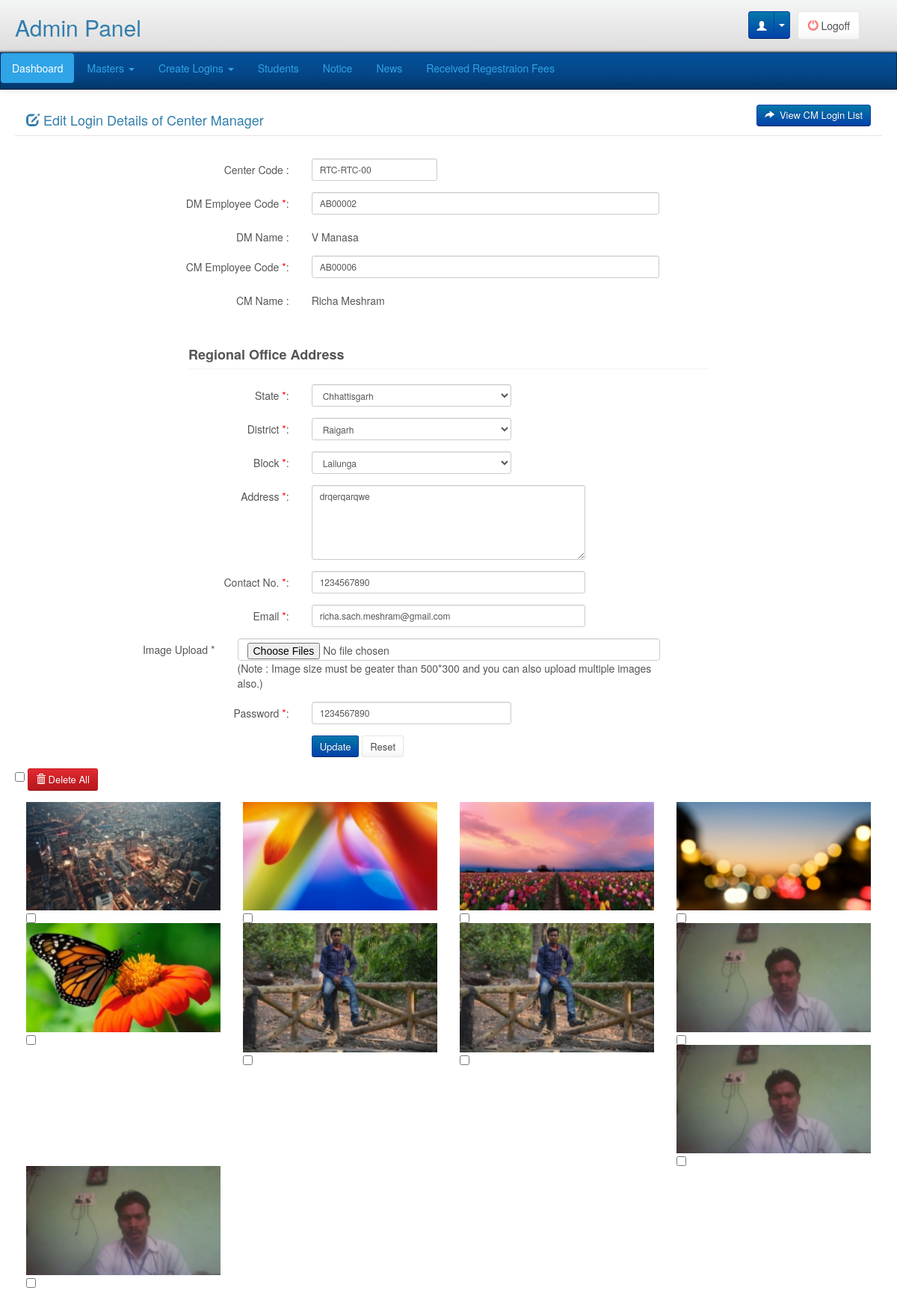
The page /adminpanel/cm-login/edit_cm.php?id=5 (signed in) on the database its author committed.
### tables this page shows
CREATE TABLE `cm_login` (
  `CM_Id` smallint(6) NOT NULL,
  `Center_Code` varchar(10) NOT NULL,
  `DM_Emp_Code` varchar(75) NOT NULL,
  `CM_Emp_Code` varchar(75) NOT NULL,
  `CM_State` tinyint(4) NOT NULL,
  `CM_District` smallint(6) NOT NULL,
  `CM_Block` int(11) NOT NULL,
  `CM_Address` varchar(300) NOT NULL,
  `CM_Password` varchar(50) NOT NULL,
  `CM_Status` tinyint(4) NOT NULL,
  `CM_Contact_No` varchar(15) NOT NULL,
  `CM_Emaill` varchar(50) NOT NULL
);

CREATE TABLE `employee_master` (
  `EMP_Id` mediumint(9) NOT NULL,
  `EMP_Code` varchar(75) NOT NULL,
  `EMP_Name` varchar(75) NOT NULL,
  `DOJ` date NOT NULL,
  `EMP_Designation` varchar(75) NOT NULL,
  `EMP_Image` varchar(75) NOT NULL,
  `State_Id` tinyint(4) NOT NULL,
  `District_Id` smallint(6) NOT NULL,
  `Block_Id` int(11) NOT NULL,
  `EMP_Address` varchar(300) NOT NULL,
  `EMP_Contact` varchar(15) NOT NULL,
  `EMP_Email` varchar(50) NOT NULL,
  `EMP_Salary` int(11) NOT NULL,
  `Posting_Place` varchar(50) NOT NULL,
  `Duty_Time` varchar(50) NOT NULL,
  `Visiting_Date_Place` varchar(50) NOT NULL,
  `emp_sign` varchar(100) NOT NULL COMMENT '//emp signature_name',
  `Paymenr_Record` text NOT NULL,
  `Perfromance` text NOT NULL
);

CREATE TABLE `state_master` (
  `State_Id` tinyint(4) NOT NULL,
  `State_Name` varchar(100) NOT NULL
);

CREATE TABLE `district_master` (
  `District_Id` smallint(6) NOT NULL,
  `State_Id` tinyint(4) NOT NULL,
  `District_Name` varchar(100) NOT NULL
);

CREATE TABLE `block_master` (
  `Block_Id` int(11) NOT NULL,
  `Block_Name` varchar(50) NOT NULL,
  `District_Id` smallint(6) NOT NULL
);

CREATE TABLE `cm_image_gallery` (
  `S_NO` int(11) NOT NULL,
  `CM_Image` varchar(100) NOT NULL,
  `CM_Id` int(11) NOT NULL
);

### libraries/classes/DBConn.php (called while the page is built, shortened)
<?php
class DBConn  extends Conn {
	 function ExecuteQuery($userQuery)
	{
		$result= mysql_query($userQuery);
                $num_fields = mysql_num_fields($result);
				$obj = array();
				$x=1;
				while($row=mysql_fetch_array($result)){
				  for($j=0;$j<$num_fields;$j++){
					 $name = mysql_field_name($result, $j);
					 $obj[$x][$name]=$row[$name];
					}
					$x++;
					}
     return $obj;
	}
}
?>

### adminpanel/cm-login/edit_cm.php (the view, shortened to what this page needs)
<?php
require_once(PATH_LIBRARIES.'/classes/DBConn.php');
include(PATH_ADMIN_INCLUDE.'/header.php');
$db = new DBConn();
$getdmlogin=$db->ExecuteQuery("SELECT CM_Id, Center_Code, DM_Emp_Code, CM_Emp_Code, CM_Address, e.EMP_Name AS CEMP_Name, em.EMP_Name AS DEMP_Name, CM_Password, CM_Block, CM_District, CM_State,CM_Contact_No,CM_Emaill
FROM cm_login cm
LEFT JOIN employee_master e ON cm.CM_Emp_Code = e.EMP_Code
LEFT JOIN employee_master em ON cm.DM_Emp_Code = em.EMP_Code
WHERE cm.CM_Id = ".$_GET['id']);
$getStates=$db->ExecuteQuery("SELECT * FROM state_master ");
$getDistrict=$db->ExecuteQuery("SELECT District_Id, District_Name FROM district_master WHERE State_Id=".$getdmlogin[1]['CM_State']);
$getBlocks=$db->ExecuteQuery("SELECT Block_Id, Block_Name FROM block_master WHERE District_Id=".$getdmlogin[1]['CM_District']);
$sql_image="SELECT CM_Image,S_NO FROM cm_image_gallery WHERE CM_Id = ".$_GET['id'];
$getAllimage=$db->ExecuteQuery($sql_image);
?>
<div class="main">
  <div class="page-title">
    <div>
      <div class="col-lg-5 pull-left">
        <h4><i class="glyphicon glyphicon-edit"></i> Edit Login Details of Center Manager</h4>
      </div>
      <div class="col-lg-5 pull-right text-right">
      	<span class="hidden-phone" style="margin-left: 15px; margin-top: 3px;"><a class="btn btn-primary" href="index.php"><i class="glyphicon glyphicon-share-alt"></i> View CM Login List</a></span>
      </div>
    </div>
    <div class="clearfix">&nbsp;</div>
  </div>
  <div class="clear formbgstyle">
    <form class="form-horizontal" role="form" id="editCm" method="post">
      <div>
        <div class="form-group">
          <label class="control-label col-sm-4 mandatory" for="centercode">Center Code :</label>
          <div class="col-sm-2">
            <input type="text" class="form-control input-sm" id="centercode" name="centercode" placeholder="Ex: AB00001" value="<?php echo $getdmlogin[1]['Center_Code']; ?>" />
          </div>
        </div>
        <div class="form-group">
          <label class="control-label col-sm-4 mandatory" for="d_emp_code">DM Employee Code <span>*</span>:</label>
          <div class="col-sm-5">
            <input type="text" class="form-control input-sm" id="d_emp_code" name="d_emp_code" placeholder="Ex: AB00001" value="<?php echo $getdmlogin[1]['DM_Emp_Code']; ?>" />
          </div>
        </div>
        <div class="form-group" id="dempNameBlk">
          <label class="control-label col-sm-4 mandatory" for="d_emp_name">DM Name :</label>
          <div class="col-sm-5 control-label">
            <div id="dEmpName" class="text-left"><?php echo $getdmlogin[1]['DEMP_Name'] ?></div>
          </div>
        </div>
        <div class="form-group">
          <label class="control-label col-sm-4 mandatory" for="c_emp_code">CM Employee Code <span>*</span>:</label>
          <div class="col-sm-5">
            <input type="text" class="form-control input-sm" id="c_emp_code" name="c_emp_code" placeholder="Ex: AB00001" value="<?php echo $getdmlogin[1]['CM_Emp_Code']; ?>" />
          </div>
        </div>
        <div class="form-group" id="cempNameBlk">
          <label class="control-label col-sm-4 mandatory" for="c_emp_name">CM Name :</label>
          <div class="col-sm-5 control-label">
            <div id="cEmpName" class="text-left"><?php echo $getdmlogin[1]['CEMP_Name'] ?></div>
          </div>
        </div>
        <div class="small-headings"><strong>Regional Office Address</strong></div>
        <div class="form-group">
          <label class="control-label col-sm-4 mandatory" for="state">State <span>*</span>:</label>
          <div class="col-sm-3">
            <select name="state" id="state" class="form-control input-sm" >
			  <?php foreach($getStates as $getStatesVal){ ?>
              <option <?php if($getStatesVal['State_Id']==$getdmlogin[1]['CM_State']){echo 'selected="selected"';}?> value="<?php echo $getStatesVal['State_Id']; ?>"><?php echo $getStatesVal['State_Name']; ?></option>
              <?php } ?>
            </select>
          </div>
        </div>
        <div class="form-group">
          <label class="control-label col-sm-4 mandatory" for="district">District <span>*</span>:</label>
          <div class="col-sm-3">
            <select name="district" id="district" class="form-control input-sm" >
              <?php foreach($getDistrict as $getDistrictVal){ ?>
              <option <?php if($getDistrictVal['District_Id']==$getdmlogin[1]['CM_District']){echo "selected";}?> value="<?php echo $getDistrictVal['District_Id']; ?>"><?php echo $getDistrictVal['District_Name']; ?></option>
              <?php } ?>
            </select>
          </div>
        </div>
        <div class="form-group">
          <label class="control-label col-sm-4 mandatory" for="block">Block <span>*</span>:</label>
          <div class="col-sm-3">
            <select name="block" id="block" class="form-control input-sm" >
              <?php foreach($getBlocks as $getBlocksVal){ ?>
              <option <?php if($getBlocksVal['Block_Id']==$getdmlogin[1]['CM_Block']){echo "selected";}?> value="<?php echo $getBlocksVal['Block_Id']; ?>"><?php echo $getBlocksVal['Block_Name']; ?></option>
              <?php } ?>
            </select>
          </div>
        </div>
        <div class="form-group">
          <label class="control-label col-sm-4 mandatory" for="address">Address <span>*</span>:</label>
          <div class="col-sm-4">
            <textarea  class="form-control input-sm txtarea" id="address" name="address" placeholder="Address"><?php echo $getdmlogin[1]['CM_Address'] ?></textarea>
          </div>
        </div>
        <div class="form-group">
          <label class="control-label col-sm-4 mandatory" for="contact_no">Contact No. <span>*</span>:</label>
          <div class="col-sm-4">
          <input type="text" class="form-control input-sm" id="contact_no" name="contact_no" value="<?php
           echo $getdmlogin[1]['CM_Contact_No'] ?>" />
          </div>
        </div>
        <div class="form-group">
          <label class="control-label col-sm-4 mandatory" for="Emaiid">Email <span>*</span>:</label>
          <div class="col-sm-4">
          <input type="text" class="form-control input-sm" id="email" name="email" value="<?php
           echo $getdmlogin[1]['CM_Emaill'];?>" />
          </div>
        </div>
        <div class="form-group">
              <label class="control-label col-md-3 col-sm-3 col-xs-12" for="imageupload">Image Upload <span class="required">*</span> </label>
              <div class="col-md-6 col-sm-6 col-xs-12">
                <input type="file" id="imageupload" name="imageupload"  class="form-control col-md-7 col-xs-12 " accept="image/jpg,image/png,image/jpeg,image/gif" multiple>
                <span id="errmsg"></span> (Note : Image size must be geater than 500*300  and you can also upload multiple images also.) </div>
            </div>
        <div class="form-group">
          <label class="control-label col-sm-4 mandatory" for="password">Password <span>*</span>:</label>
          <div class="col-sm-3">
            <input type="text" class="form-control input-sm" id="password" name="password" placeholder="Enter Login Password" value="<?php echo $getdmlogin[1]['CM_Password'] ?>" />
          </div>
        </div>
        <div class="form-group">
          <div class="col-sm-4"></div>
          <div class="col-sm-3">
            <input type="button" class="btn btn-primary btn-sm" id="edit" value="Update">
            <input type="reset" class="btn btn-default btn-sm" id="reset" value="Reset">
          </div>
        </div>
      <div id="imageShow">
      <div class="form-group">
        <div class="col-sm-12">
          <input title="Select All" type="checkbox" id="selecctallgallery"/>
          <button title="Delete" type="button" class="btn btn-danger btn-sm " id="deletegalleryimage" name="deletegalleryimage"> <span class="glyphicon glyphicon-trash"></span> Delete All</button>
        </div>
      </div>
      <div class="form-group">
        <div class="col-sm-12">
          <?php
             $i=1;
              foreach($getAllimage as $value){
               ?>
          <div class="col-sm-3 imgBlck">
              <div class="galleryImg"><img width="100%" src="<?php echo PATH_DATA_IMAGE_CM."/img-gallery/thumb/".$value['CM_Image'];?>" alt="" /></div>
            <div>
              <input type="checkbox" class="deletegallery" id="<?php echo $value['S_NO'];?>"/>
              </div>
          </div>
          <?php $i++; }?>
    </div>
       </div>
      </div>
    </form>
  </div>
</div>

### css/adminpanel_style.css (style rules this page uses)
.clear { clear:both; }
.mandatory span { color:red; }
.main { margin:20px 20px 100px 20px; }
textarea.txtarea { height:100px; }
.btn { padding: 4px 10px; font-size: 13px; text-align: center; cursor: pointer; }
.btn-primary { color: #ffffff; text-shadow: 0 -1px 0 rgba(0,0,0,0.25); background-color: #0362a9; background-image: linear-gradient(to bottom,#0378a9,#0341a9); background-repeat: repeat-x; filter: progid:DXImageTransform.Microsoft.gradient(startColorstr='#000378a8', endColorstr='#000341a8', GradientType=0); border-color: #0341a9 #0341a9 #02245e; }
.btn i { margin-right: 3px; }
.page-title { border-bottom: 1px solid #E5E5E5; margin-bottom:30px; }
.small-headings { width:60%; padding-bottom:5px; font-size:18px; margin:50px auto 20px auto; border-bottom:solid 1px #F2F2F2; }

### rows shown on the page
cm_login: centercode "RTC-RTC-00", d_emp_code "AB00002", employee_master.EMP_Name "V Manasa", c_emp_code "AB00006", employee_master.EMP_Name "Richa Meshram", state "Chhattisgarh", district "Raigarh", block "Lailunga", address "drqerqarqwe", contact_no "1234567890", email "richa.sach.meshram@gmail.com", password "1234567890"
cm_image_gallery: CM_Image (picture)
cm_image_gallery: CM_Image (picture)
cm_image_gallery: CM_Image (picture)
cm_image_gallery: CM_Image (picture)
cm_image_gallery: CM_Image (picture)
cm_image_gallery: CM_Image (picture)
cm_image_gallery: CM_Image (picture)
cm_image_gallery: CM_Image (picture)
cm_image_gallery: CM_Image (picture)
cm_image_gallery: CM_Image (picture)
